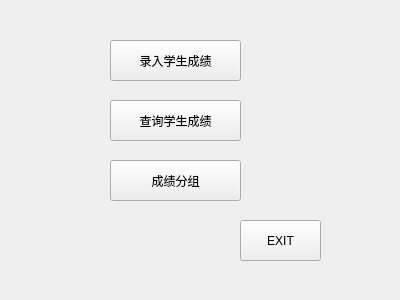
<?xml version="1.0" encoding="UTF-8"?>
<ui version="4.0">
 <class>Dialog2</class>
 <widget class="QDialog" name="Dialog2">
  <property name="geometry">
   <rect>
    <x>0</x>
    <y>0</y>
    <width>400</width>
    <height>300</height>
   </rect>
  </property>
  <property name="windowTitle">
   <string>Dialog</string>
  </property>
  <widget class="QToolButton" name="toolButton">
   <property name="geometry">
    <rect>
     <x>110</x>
     <y>40</y>
     <width>131</width>
     <height>41</height>
    </rect>
   </property>
   <property name="text">
    <string>录入学生成绩</string>
   </property>
  </widget>
  <widget class="QToolButton" name="toolButton_2">
   <property name="geometry">
    <rect>
     <x>110</x>
     <y>100</y>
     <width>131</width>
     <height>41</height>
    </rect>
   </property>
   <property name="text">
    <string>查询学生成绩</string>
   </property>
  </widget>
  <widget class="QToolButton" name="toolButton_3">
   <property name="geometry">
    <rect>
     <x>110</x>
     <y>160</y>
     <width>131</width>
     <height>41</height>
    </rect>
   </property>
   <property name="text">
    <string>成绩分组</string>
   </property>
  </widget>
  <widget class="QToolButton" name="toolButton_4">
   <property name="geometry">
    <rect>
     <x>240</x>
     <y>220</y>
     <width>81</width>
     <height>41</height>
    </rect>
   </property>
   <property name="text">
    <string>EXIT</string>
   </property>
  </widget>
 </widget>
 <resources/>
 <connections/>
</ui>
